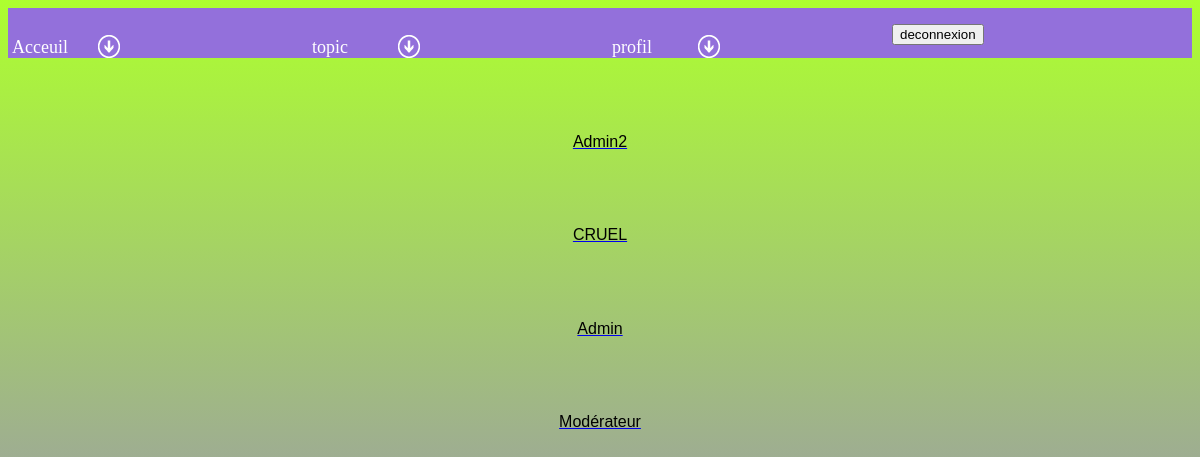
Page /forum/profil.php (signed in) on the committed database.
### tables this page shows
CREATE TABLE IF NOT EXISTS `utilisateurs` (
  `id` int(11) NOT NULL AUTO_INCREMENT,
  `login` varchar(255) NOT NULL,
  `password` varchar(255) NOT NULL,
  `nom` varchar(255) NOT NULL,
  `prenom` varchar(255) NOT NULL,
  `sexe` varchar(255) NOT NULL,
  `email` varchar(255) NOT NULL,
  `localisation` varchar(255) NOT NULL,
  `grade` int(11) NOT NULL,
  PRIMARY KEY (`id`)
);

### forum/profil.php (the view, shortened to what this page needs)
<html>
	<head>
		<link rel="stylesheet" href="index.css"/>
	</head>
<body>
  <header class="topnav">
 <nav>
<ul>
<?php include('header.php') ?>
</ul>
 </nav>
</header>
<main>
<?php
$connexion = mysqli_connect("localhost", "root","", "forum");
$requete = "SELECT * FROM utilisateurs";
$query = mysqli_query($connexion, $requete);
$resultat = mysqli_fetch_all($query);
$i = 0;
if( isset($_SESSION['login']) == true )
{
    foreach($resultat as $cle => $valeur) {
        $i += 1;
        if ( $i%2 == 1) {
            ?>
            <a href="user.php?id=<?php echo $resultat[$cle][0]; ?>"><section class="cmembre mimpair">
                <article class="pseudograde">
                    <p class="pseudo"><?php echo $resultat[$cle][1]; ?></p>
                        <?php
                        if ( $resultat[$cle][8] == 2 ) {
                        ?>
                        <p class="grade">Modérateur</p>
                        <?php
                        }
                        ?>
                </article>
            </section></a>
            <?php
        }
        else {
            ?>
            <a href="user.php?id=<?php echo $resultat[$cle][0]; ?>"><section class="cmembre mpair">
                <article class="pseudograde">
                    <p class="pseudo"><?php echo $resultat[$cle][1]; ?></p>
                </article>
            </section>
            </a>
            <?php
        }
    }
}
else
{
    echo "Vous n'avez pas accès à cette page";
}
?>
</main>
<footer>
	</footer>
</body>
</html>

### forum/index.css (style rules this page uses)
body { background: linear-gradient(greenyellow, mediumpurple); }
main { max-width: 1400px; margin: 0 auto; }
footer { padding-top: 100px; }
header { height: 50px; background-color: mediumpurple; display: flex; flex-direction: row-reverse; font-size: medium; }
ul { margin-bottom: 10px; list-style: none; }
p { text-align: center; font-family: "Poppins", sans-serif; padding-top: 5%; color: #000000; }
* { box-sizing: border-box; }

### rows in the picture
utilisateurs: login "Admin2"
utilisateurs: login "CRUEL"
utilisateurs: login "Admin", grade "Modérateur"
